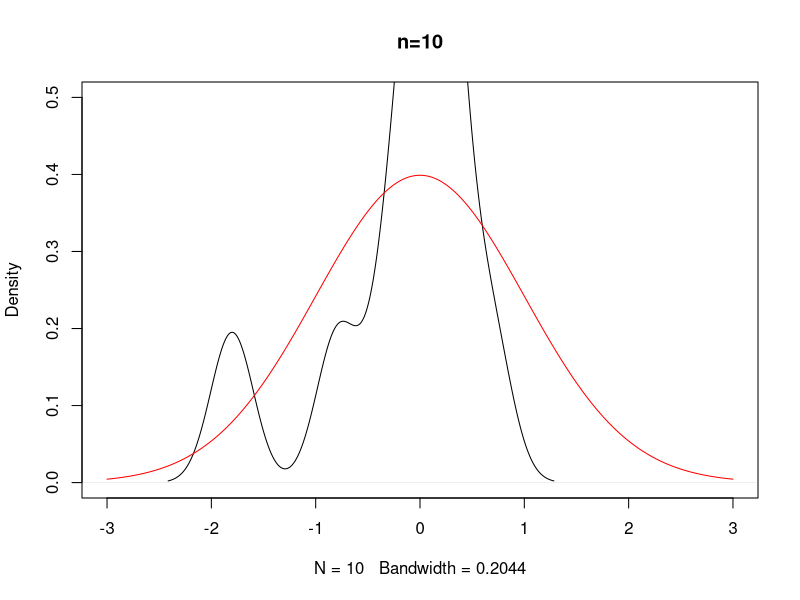
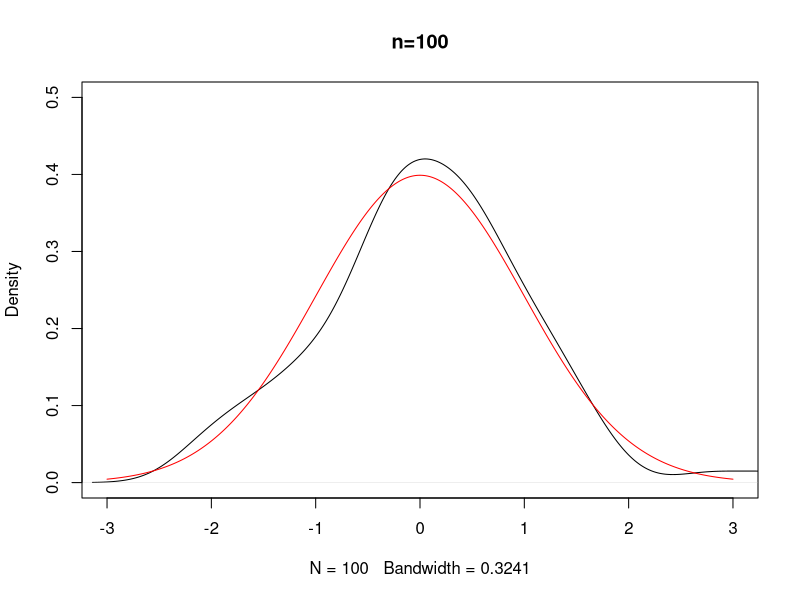
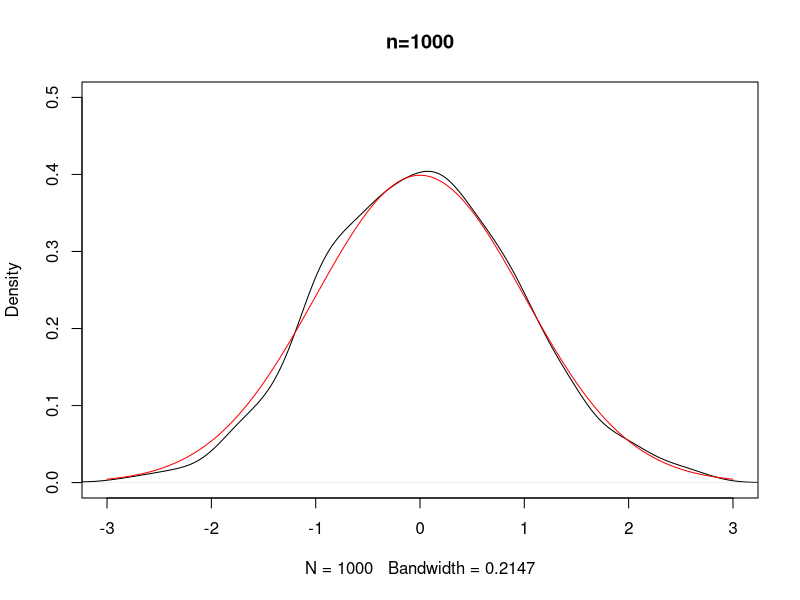
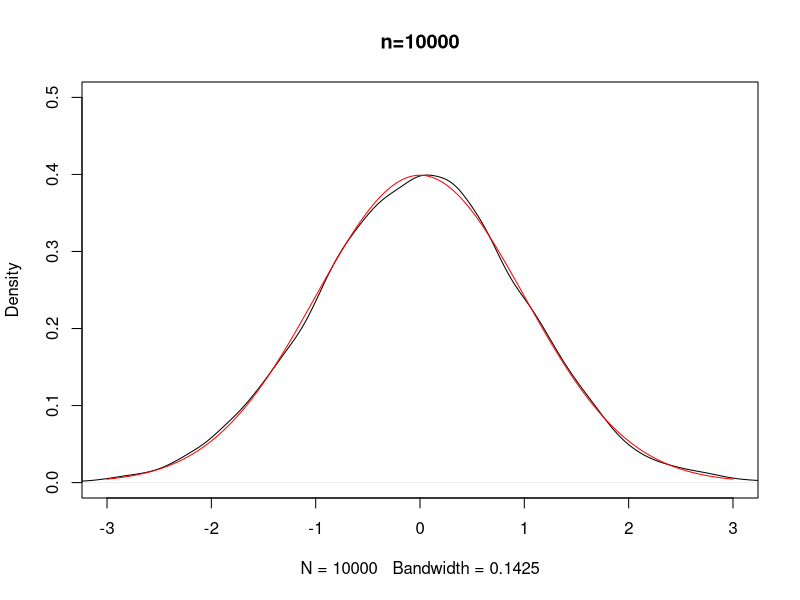

Write R code to recreate these figures, in order.
# density estimate with default parameters for 
# different sample sizes

x = seq(-3,3,length.out = 1000)
for(n in c(10,100,1000,10000)){
  plot(density(rnorm(n)),
       main=paste0("n=",n),
       xlim=c(-3,3),
       ylim=c(0,0.5))
  lines(x,dnorm(x),col="red")
}
